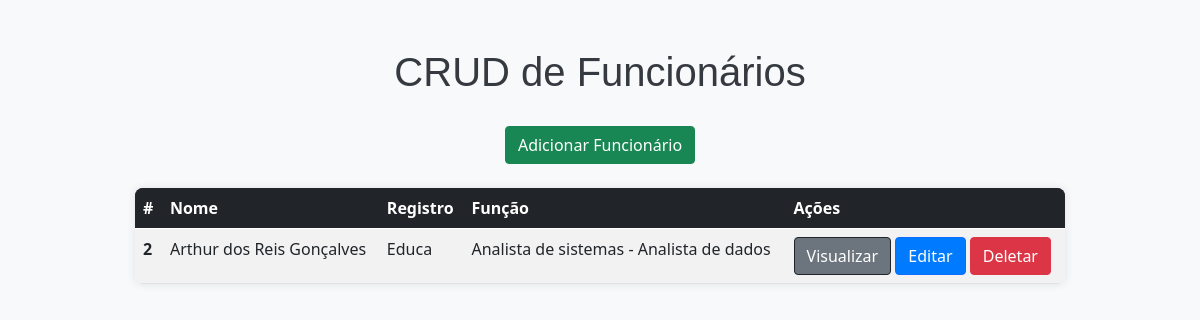
The page /indexFuncionarios/ on the database as committed earlier.
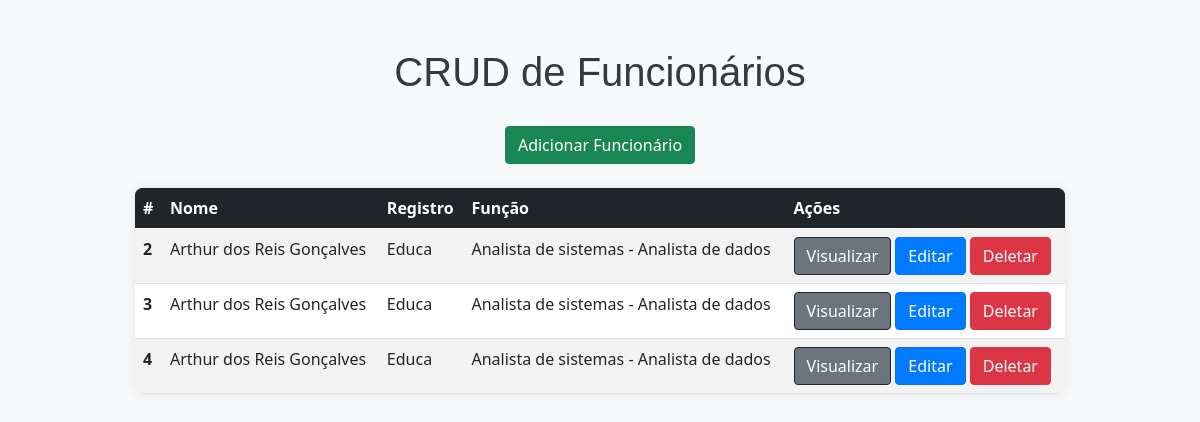
The same page on the database as committed later.
### app/models.py (models this page shows, shortened)
class Funcionarios(models.Model):
    cpf_validator = RegexValidator(
        r'^\d{11}$',  # Permite apenas 11 dígitos
        'O CPF deve ter 11 dígitos numéricos.'
    )
    nome = models.CharField(max_length=150)
    registro = models.CharField(max_length=50)
    funcao = models.CharField(max_length=100)
    data_nascimento = models.DateField()
    data_admissao = models.DateField()
    cpf = models.CharField(max_length=11, validators=[cpf_validator])
    conta_inter = models.CharField(max_length=20)
    ultimo_exame = models.DateField(null=True, blank=True)
    proximo_exame = models.DateField(null=True, blank=True)
    email = models.EmailField(max_length=100, validators=[EmailValidator()])
    salario = models.DecimalField(max_digits=10, decimal_places=2)

### app/views.py (the view)
# urls.py: path('indexFuncionarios/', indexFuncionarios, name='indexFuncionarios'),
def indexFuncionarios(request):
    data = {}
    data['db'] = Funcionarios.objects.all()
    return render(request, 'Funcionarios/indexFuncionarios.html', data)  # Substitua pelo nome correto do seu template

### app/templates/Funcionarios/indexFuncionarios.html (shortened to what this page needs)
<!DOCTYPE html>
<html lang="en">
<head>
    <link href="https://cdn.jsdelivr.net/npm/bootstrap@5.0.2/dist/css/bootstrap.min.css" rel="stylesheet">
</head>
<body>
    <div class="container mt-5">
        <div class="col-8 m-auto text-center">
            <h1>CRUD de Funcionários</h1>
            <a href="/form" class="btn btn-success mb-4">Adicionar Funcionário</a>
        </div>
        <div class="col-10 m-auto">
            <table class="table table-striped table-hover">
                <thead class="table-dark">
                  <tr>
                    <th scope="col">#</th>
                    <th scope="col">Nome</th>
                    <th scope="col">Registro</th>
                    <th scope="col">Função</th>
                    <th scope="col">Ações</th>
                  </tr>
                </thead>
                <tbody>
                  {% for funcionario in db %}
                    <tr>
                        <th scope="row">{{ funcionario.id }}</th>
                        <td>{{ funcionario.nome }}</td>
                        <td>{{ funcionario.registro }}</td>
                        <td>{{ funcionario.funcao }}</td>
                        <td>
                            <a href="{% url 'view' funcionario.id %}" class="btn btn-dark">Visualizar</a>
                            <a href="{% url 'edit' funcionario.id %}" class="btn btn-primary">Editar</a>
                            <a href="{% url 'delete' funcionario.id %}" class="btn btn-danger">Deletar</a>
                        </td>
                    </tr>
                  {% empty %}
                    <tr>
                        <td colspan="5" class="text-center">Nenhum funcionário encontrado.</td>
                    </tr>
                  {% endfor %}
                </tbody>
              </table>
        </div>
    </div>
</body>
</html>

### app/templates/Funcionarios/indexFuncionarios.html (style rules this page uses)
body { background-color: #f8f9fa; }
h1 { color: #343a40; font-family: 'Arial', sans-serif; margin-bottom: 30px; }
.table { background-color: #ffffff; border-radius: 0.5rem; overflow: hidden; box-shadow: 0 0 10px rgba(0, 0, 0, 0.1); }
.table-dark { background-color: #343a40; }
.btn { transition: background-color 0.3s ease; }
.btn-dark { background-color: #6c757d; }
.btn-primary { background-color: #007bff; }
.btn-danger { background-color: #dc3545; }
.text-center { margin-bottom: 20px; }

Rows that differ between the two databases and show on the page:
added Funcionarios: id "3", nome "Arthur dos Reis Gonçalves", registro "Educa", funcao "Analista de sistemas - Analista de dados"
added Funcionarios: id "4", nome "Arthur dos Reis Gonçalves", registro "Educa", funcao "Analista de sistemas - Analista de dados"
